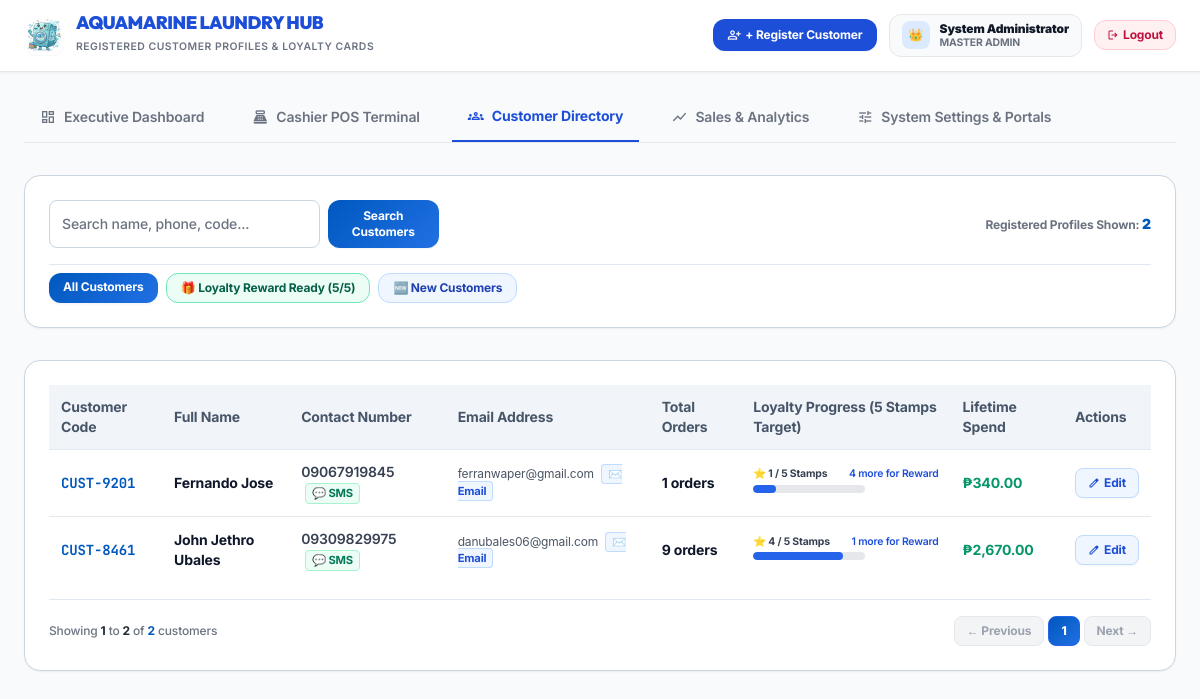
Screenshot of /pages/customers.php with the database file from the repository.
### tables this page shows
CREATE TABLE settings (
            setting_key TEXT PRIMARY KEY,
            setting_value TEXT
        );

CREATE TABLE customers (
            id INTEGER PRIMARY KEY AUTOINCREMENT,
            customer_code TEXT UNIQUE NOT NULL,
            name TEXT NOT NULL,
            contact TEXT DEFAULT 'N/A',
            email TEXT,
            address TEXT,
            created_at DATETIME DEFAULT CURRENT_TIMESTAMP
        );

### pages/customers.php (the view, shortened to what the rows shown need)
<?php
require_once __DIR__ . '/app/Database.php';
require_once __DIR__ . '/app/OrderService.php';
$orderService = new OrderService();
$db = Database::getInstance();
$search = trim($_GET['search'] ?? '');
$filter = trim($_GET['filter'] ?? 'all');
$page = max(1, (int)($_GET['page'] ?? 1));
$limit = 10;
$allCustomers = $db->fetchAll("
    SELECT
        c.*,
        COUNT(o.id) as total_orders,
        SUM(CASE WHEN o.order_status IN ('Completed', 'Claimed', 'Claimed / Completed', 'Ready for Pickup', 'Out for Delivery', 'Delivered', 'Delivered / Completed') THEN 1 ELSE 0 END) as completed_orders_count,
        COALESCE(SUM(o.paid_amount), 0) as lifetime_spend
    FROM customers c
    LEFT JOIN orders o ON o.customer_id = c.id
    WHERE c.name LIKE ? OR c.contact LIKE ? OR c.customer_code LIKE ?
    GROUP BY c.id
    ORDER BY c.id DESC
", ["%$search%", "%$search%", "%$search%"]);
$targetStamps = max(1, (int)($orderService->getSetting('loyalty_stamps_target', '11')));
$offset = ($page - 1) * $limit;
$customers = array_slice($allCustomers, $offset, $limit);
?>
<!DOCTYPE html>
<html class="light" lang="en">
<head>
    <link href="assets/css/offline-tailwind.css" rel="stylesheet"/>
    <script src="https://cdn.tailwindcss.com?plugins=forms,container-queries"></script>
    <script id="tailwind-config">
        tailwind.config = {
            darkMode: "class",
            theme: {
                extend: {
                    "colors": {
                        "primary": "#0058be",
                        "primary-container": "#2170e4",
                        "secondary": "#006c49",
                        "background": "#f8fafc",
                        "surface": "#f8fafc",
                        "on-surface": "#0f172a",
                        "on-surface-variant": "#475569",
                        "surface-container-lowest": "#ffffff",
                        "surface-container-low": "#f1f5f9"
                    },
                    "fontFamily": {
                        "headline": ["Outfit", "Plus Jakarta Sans", "sans-serif"],
                        "subheading": ["Plus Jakarta Sans", "sans-serif"],
                        "body": ["Inter", "sans-serif"],
                        "mono": ["JetBrains Mono", "monospace"]
                    }
                },
            },
        }
    </script>
</head>
<body class="bg-background font-body text-on-surface">
    <header class="bg-white border-b border-gray-200 px-6 py-3.5 sticky top-0 z-40 shadow-xs">
        <div class="max-w-7xl mx-auto flex flex-wrap items-center justify-between gap-4">
            <div class="flex items-center gap-3">
                <div>
                    <h1 class="text-lg font-black tracking-tight text-blue-700 font-headline uppercase leading-none">
                        AQUAMARINE LAUNDRY HUB
                    </h1>
                </div>
            </div>
        </div>
    </header>
    <main class="px-6 py-8 max-w-7xl mx-auto space-y-8">
        <div class="bg-surface-container-lowest p-6 rounded-2xl border border-outline shadow-sm mb-8 space-y-4">
            <div class="flex flex-wrap gap-2 pt-2 border-t">
                <a href="customers.php?filter=all<?= $search ? '&search=' . urlencode($search) : '' ?>" class="px-3.5 py-1.5 rounded-xl text-xs font-bold transition-all <?= $filter === 'all' ? 'signature-gradient text-white shadow-xs' : 'bg-gray-100 text-gray-700 hover:bg-gray-200 border border-gray-200' ?>">All Customers</a>
                <a href="customers.php?filter=reward_ready<?= $search ? '&search=' . urlencode($search) : '' ?>" class="px-3.5 py-1.5 rounded-xl text-xs font-bold transition-all <?= $filter === 'reward_ready' ? 'bg-emerald-600 text-white shadow-xs' : 'bg-emerald-50 text-emerald-800 border border-emerald-300 hover:bg-emerald-100' ?>">🎁 Loyalty Reward Ready (<?= $targetStamps ?>/<?= $targetStamps ?>)</a>
                <a href="customers.php?filter=new<?= $search ? '&search=' . urlencode($search) : '' ?>" class="px-3.5 py-1.5 rounded-xl text-xs font-bold transition-all <?= $filter === 'new' ? 'bg-blue-600 text-white shadow-xs' : 'bg-blue-50 text-blue-800 border border-blue-200 hover:bg-blue-100' ?>">🆕 New Customers</a>
            </div>
        </div>
        <div class="bg-surface-container-lowest p-6 rounded-2xl border border-outline shadow-sm">
            <div class="overflow-x-auto">
                <table class="w-full text-left text-sm border-collapse">
                    <thead>
                        <tr class="bg-surface-container-low text-on-surface-variant font-semibold border-b">
                            <th class="p-3">Customer Code</th>
                            <th class="p-3">Full Name</th>
                            <th class="p-3">Contact Number</th>
                            <th class="p-3">Email Address</th>
                            <th class="p-3">Total Orders</th>
                            <th class="p-3">Loyalty Progress (<?= $targetStamps ?> Stamps Target)</th>
                            <th class="p-3">Lifetime Spend</th>
                            <th class="p-3">Actions</th>
                        </tr>
                    </thead>
                    <tbody class="divide-y">
                        <?php if (empty($customers)): ?>
                            <tr>
                                <td colspan="8" class="text-center py-8 text-on-surface-variant">No customers found. Click <strong>Register Customer</strong> to add one.</td>
                            </tr>
                        <?php else: ?>
                            <?php foreach ($customers as $c): ?>
                                <?php
                                    $totalCompleted = (int)($c['completed_orders_count'] ?? $c['total_orders'] ?? 0);
                                    $remainder = $totalCompleted % $targetStamps;
                                    $stamps = ($totalCompleted > 0 && $remainder === 0) ? $targetStamps : $remainder;
                                    $isEligible = ($stamps === $targetStamps);
                                ?>
                                <tr class="hover:bg-surface-container-low transition-all">
                                    <td class="p-3 font-mono font-bold text-primary"><?= htmlspecialchars($c['customer_code']) ?></td>
                                    <td class="p-3 font-bold text-on-surface"><?= htmlspecialchars($c['name']) ?></td>
                                    <td class="p-3 font-semibold text-gray-700">
                                        <?= htmlspecialchars($c['contact']) ?>
                                        <?php if ($c['contact'] !== 'N/A'): ?>
                                            <button type="button" onclick="sendMobileSMS('<?= htmlspecialchars(addslashes($c['contact'])) ?>', 'Aquamarine Laundry: Hello <?= htmlspecialchars(addslashes($c['name'])) ?>, your laundry order update is ready!', this)" class="ml-1 text-2xs bg-emerald-50 text-emerald-700 px-1.5 py-0.5 rounded border border-emerald-200 font-bold hover:bg-emerald-100">💬 SMS</button>
                                        <?php endif; ?>
                                    </td>
                                    <td class="p-3 text-xs text-gray-600">
                                        <?= htmlspecialchars($c['email'] ?: 'N/A') ?>
                                        <?php if (!empty($c['email'])): ?>
                                            <a href="mailto:<?= rawurlencode($c['email']) ?>" class="ml-1 text-2xs bg-blue-50 text-blue-700 px-1.5 py-0.5 rounded border border-blue-200 font-bold">✉️ Email</a>
                                        <?php endif; ?>
                                    </td>
                                    <td class="p-3 font-bold"><?= $c['total_orders'] ?> orders</td>
                                    <td class="p-3">
                                        <?php
                                            $loyaltyDataJson = htmlspecialchars(json_encode([
                                                'id' => $c['id'],
                                                'name' => $c['name'],
                                                'code' => $c['customer_code'],
                                                'contact' => $c['contact'],
                                                'total_orders' => $totalCompleted,
                                                'stamps' => $stamps,
                                                'target_stamps' => $targetStamps,
                                                'is_eligible' => $isEligible
                                            ]), ENT_QUOTES, 'UTF-8');
                                        ?>
                                        <?php if ($isEligible): ?>
                                            <button type="button" onclick="openLoyaltyModal(<?= $loyaltyDataJson ?>)" class="inline-flex items-center gap-1 bg-emerald-100 text-emerald-900 border border-emerald-300 px-2.5 py-1 rounded-lg text-xs font-bold shadow-2xs hover:bg-emerald-200 cursor-pointer">
                                                🎁 REWARD READY!
                                            </button>
                                        <?php else: ?>
                                            <button type="button" onclick="openLoyaltyModal(<?= $loyaltyDataJson ?>)" class="space-y-1 text-left w-full hover:opacity-80 cursor-pointer">
                                                <div class="flex justify-between items-center text-3xs font-bold text-gray-700">
                                                    <span>⭐ <?= $stamps ?> / <?= $targetStamps ?> Stamps</span>
                                                    <span class="text-blue-700 font-semibold"><?= max(0, $targetStamps - $stamps) ?> more for Reward</span>
                                                </div>
                                                <div class="w-28 bg-gray-200 h-2 rounded-full overflow-hidden">
                                                    <div class="bg-blue-600 h-full rounded-full transition-all" style="width: <?= min(100, round(($stamps / $targetStamps) * 100)) ?>%;"></div>
                                                </div>
                                            </button>
                                        <?php endif; ?>
                                    </td>
                                    <td class="p-3 font-bold text-emerald-600">₱<?= number_format($c['lifetime_spend'], 2) ?></td>
                                    <td class="p-3">
                                        <button type="button" onclick="editCustomer(<?= htmlspecialchars(json_encode($c), ENT_QUOTES, 'UTF-8') ?>)" class="text-blue-700 bg-blue-50 border border-blue-200 px-3 py-1.5 rounded-lg text-xs font-bold hover:bg-blue-100 flex items-center gap-1 shadow-2xs cursor-pointer">
                                            <span class="material-symbols-outlined text-xs">edit</span> Edit
                                        </button>
                                    </td>
                                </tr>
                            <?php endforeach; ?>
                        <?php endif; ?>
                    </tbody>
                </table>
            </div>
        </div>
    </main>
</body>
</html>

### rows the page displays
settings: setting_value "5"
customers: customer_code "CUST-9201", name "Fernando Jose", contact "09067919845", email "ferranwaper@gmail.com", total_orders "1", stamps "1", max(0, $targetStamps - $stamps) "4", min(100, round(($stamps / $targetStamps) * 100)) 20 (drawn), lifetime_spend "340.00"
customers: customer_code "CUST-8461", name "John Jethro Ubales", contact "09309829975", email "danubales06@gmail.com", total_orders "9", stamps "4", max(0, $targetStamps - $stamps) "1", min(100, round(($stamps / $targetStamps) * 100)) 80 (drawn), lifetime_spend "2,670.00"

### other values shown
$_SESSION['full_name'] "System Administrator"
count($customers) "2"
min($offset + 1, $totalCustomersCount) "1"
min($offset + $limit, $totalCustomersCount) "2"
$totalCustomersCount "2"
